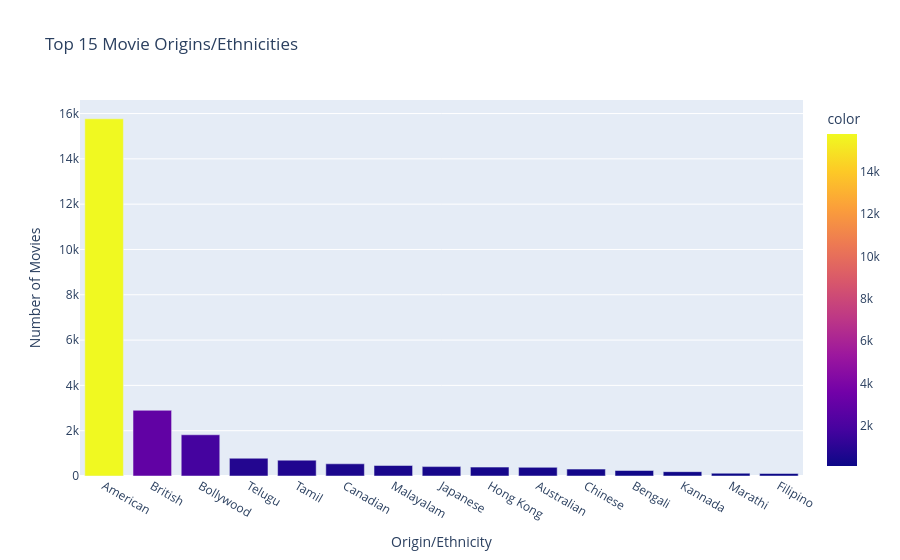

Source (notebook cell):
### Code cell
#  Distribution of movies by origin/ethnicity (top 15)
origin_counts = wiki_movies['Origin/Ethnicity'].value_counts().head(15)
fig_origin = px.bar(x=origin_counts.index, y=origin_counts.values,
                    title='Top 15 Movie Origins/Ethnicities',
                    labels={'x': 'Origin/Ethnicity', 'y': 'Number of Movies'},
                    color=origin_counts.values,)
fig_origin.update_layout(xaxis_title='Origin/Ethnicity', yaxis_title='Number of Movies')
fig_origin.show()

### Figure 1 — Plotly figure (JSON) as saved in the notebook; plotly's stock layout.template omitted (floating-point values rounded to 4 significant figures)
{"data": [{"alignmentgroup": "True", "hovertemplate": "Origin/Ethnicity=%{x}<br>Number of Movies=%{y}<br>color=%{marker.color}<extra></extra>", "legendgroup": "", "marker": {"color": [15768, 2900, 1820, 784, 699, 538, 464, 415, 392, 382, 304, 243, 191, 122, 110], "coloraxis": "coloraxis", "pattern": {"shape": ""}}, "name": "", "offsetgroup": "", "orientation": "v", "showlegend": false, "textposition": "auto", "type": "bar", "x": ["American", "British", "Bollywood", "Telugu", "Tamil", "Canadian", "Malayalam", "Japanese", "Hong Kong", "Australian", "Chinese", "Bengali", "Kannada", "Marathi", "Filipino"], "xaxis": "x", "y": [15768, 2900, 1820, 784, 699, 538, 464, 415, 392, 382, 304, 243, 191, 122, 110], "yaxis": "y"}], "layout": {"barmode": "relative", "coloraxis": {"colorbar": {"title": {"text": "color"}}, "colorscale": [[0, "#0d0887"], [0.1111, "#46039f"], [0.2222, "#7201a8"], [0.3333, "#9c179e"], [0.4444, "#bd3786"], [0.5556, "#d8576b"], [0.6667, "#ed7953"], [0.7778, "#fb9f3a"], [0.8889, "#fdca26"], [1, "#f0f921"]]}, "legend": {"tracegroupgap": 0}, "title": {"text": "Top 15 Movie Origins/Ethnicities"}, "xaxis": {"anchor": "y", "domain": [0, 1], "title": {"text": "Origin/Ethnicity"}}, "yaxis": {"anchor": "x", "domain": [0, 1], "title": {"text": "Number of Movies"}}}}
